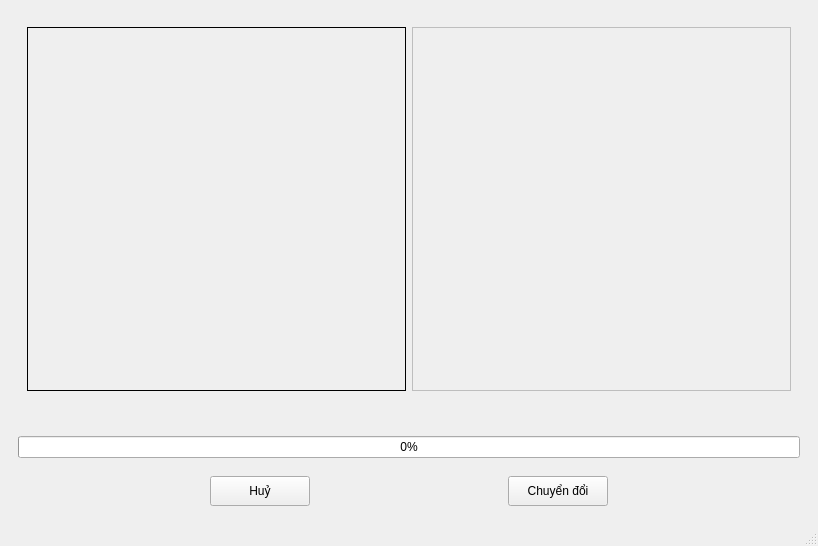
<?xml version="1.0" encoding="UTF-8"?>
<ui version="4.0">
 <class>MainWindow</class>
 <widget class="QMainWindow" name="MainWindow">
  <property name="geometry">
   <rect>
    <x>0</x>
    <y>0</y>
    <width>818</width>
    <height>545</height>
   </rect>
  </property>
  <property name="windowTitle">
   <string>Image to PDF</string>
  </property>
  <widget class="QWidget" name="centralwidget">
   <layout class="QGridLayout" name="gridLayout_3">
    <item row="4" column="0">
     <widget class="QFrame" name="verticalFrame">
      <property name="minimumSize">
       <size>
        <width>0</width>
        <height>100</height>
       </size>
      </property>
      <property name="maximumSize">
       <size>
        <width>16777215</width>
        <height>150</height>
       </size>
      </property>
      <layout class="QVBoxLayout" name="verticalLayout_8">
       <item>
        <spacer name="verticalSpacer">
         <property name="orientation">
          <enum>Qt::Vertical</enum>
         </property>
         <property name="sizeHint" stdset="0">
          <size>
           <width>20</width>
           <height>40</height>
          </size>
         </property>
        </spacer>
       </item>
       <item>
        <widget class="QProgressBar" name="processBar">
         <property name="value">
          <number>0</number>
         </property>
        </widget>
       </item>
       <item>
        <spacer name="verticalSpacer_2">
         <property name="orientation">
          <enum>Qt::Vertical</enum>
         </property>
         <property name="sizeHint" stdset="0">
          <size>
           <width>20</width>
           <height>40</height>
          </size>
         </property>
        </spacer>
       </item>
       <item>
        <layout class="QHBoxLayout" name="horizontalLayout_20">
         <item>
          <spacer name="horizontalSpacer_25">
           <property name="orientation">
            <enum>Qt::Horizontal</enum>
           </property>
           <property name="sizeHint" stdset="0">
            <size>
             <width>40</width>
             <height>20</height>
            </size>
           </property>
          </spacer>
         </item>
         <item>
          <widget class="QPushButton" name="cancel">
           <property name="minimumSize">
            <size>
             <width>100</width>
             <height>30</height>
            </size>
           </property>
           <property name="text">
            <string>Huỷ</string>
           </property>
          </widget>
         </item>
         <item>
          <spacer name="horizontalSpacer_27">
           <property name="orientation">
            <enum>Qt::Horizontal</enum>
           </property>
           <property name="sizeHint" stdset="0">
            <size>
             <width>40</width>
             <height>20</height>
            </size>
           </property>
          </spacer>
         </item>
         <item>
          <widget class="QPushButton" name="covert">
           <property name="minimumSize">
            <size>
             <width>100</width>
             <height>30</height>
            </size>
           </property>
           <property name="text">
            <string>Chuyển đổi</string>
           </property>
          </widget>
         </item>
         <item>
          <spacer name="horizontalSpacer_26">
           <property name="orientation">
            <enum>Qt::Horizontal</enum>
           </property>
           <property name="sizeHint" stdset="0">
            <size>
             <width>40</width>
             <height>20</height>
            </size>
           </property>
          </spacer>
         </item>
        </layout>
       </item>
      </layout>
     </widget>
    </item>
    <item row="1" column="0">
     <widget class="QFrame" name="horizontalFrame">
      <property name="minimumSize">
       <size>
        <width>800</width>
        <height>400</height>
       </size>
      </property>
      <layout class="QHBoxLayout" name="horizontalLayout_13">
       <item>
        <widget class="QFrame" name="">
         <property name="frameShape">
          <enum>QFrame::NoFrame</enum>
         </property>
         <layout class="QHBoxLayout" name="horizontalLayout_17">
          <item>
           <widget class="QFrame" name="gridFrame">
            <property name="frameShape">
             <enum>QFrame::Box</enum>
            </property>
            <property name="lineWidth">
             <number>1</number>
            </property>
            <layout class="QGridLayout" name="gridLayout_4">
             <item row="0" column="0">
              <widget class="QLabel" name="imageContainer">
               <property name="sizePolicy">
                <sizepolicy hsizetype="Expanding" vsizetype="Expanding">
                 <horstretch>0</horstretch>
                 <verstretch>0</verstretch>
                </sizepolicy>
               </property>
               <property name="text">
                <string/>
               </property>
               <property name="alignment">
                <set>Qt::AlignCenter</set>
               </property>
              </widget>
             </item>
            </layout>
           </widget>
          </item>
          <item>
           <layout class="QGridLayout" name="gridLayout_5">
            <item row="0" column="0">
             <widget class="QTextEdit" name="textPreview">
              <property name="enabled">
               <bool>false</bool>
              </property>
              <property name="font">
               <font>
                <family>Times New Roman</family>
                <pointsize>16</pointsize>
               </font>
              </property>
              <property name="frameShape">
               <enum>QFrame::Box</enum>
              </property>
              <property name="frameShadow">
               <enum>QFrame::Plain</enum>
              </property>
             </widget>
            </item>
           </layout>
          </item>
         </layout>
        </widget>
       </item>
      </layout>
     </widget>
    </item>
   </layout>
  </widget>
  <widget class="QStatusBar" name="statusbar"/>
 </widget>
 <resources/>
 <connections/>
</ui>
